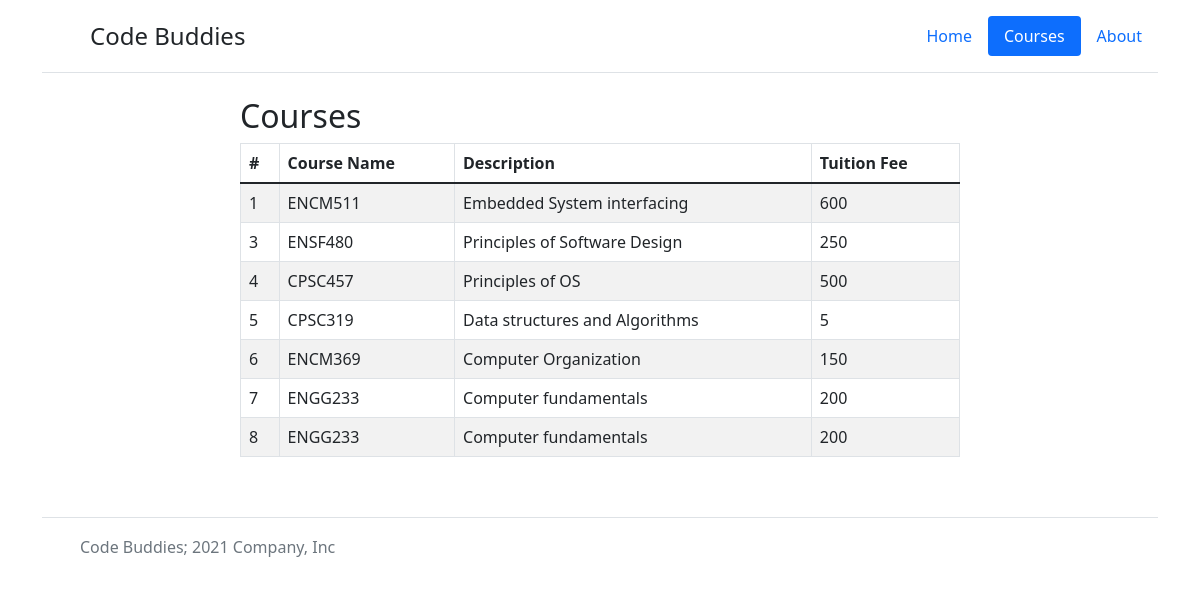
Before: /demo/courses.php with the older database file.
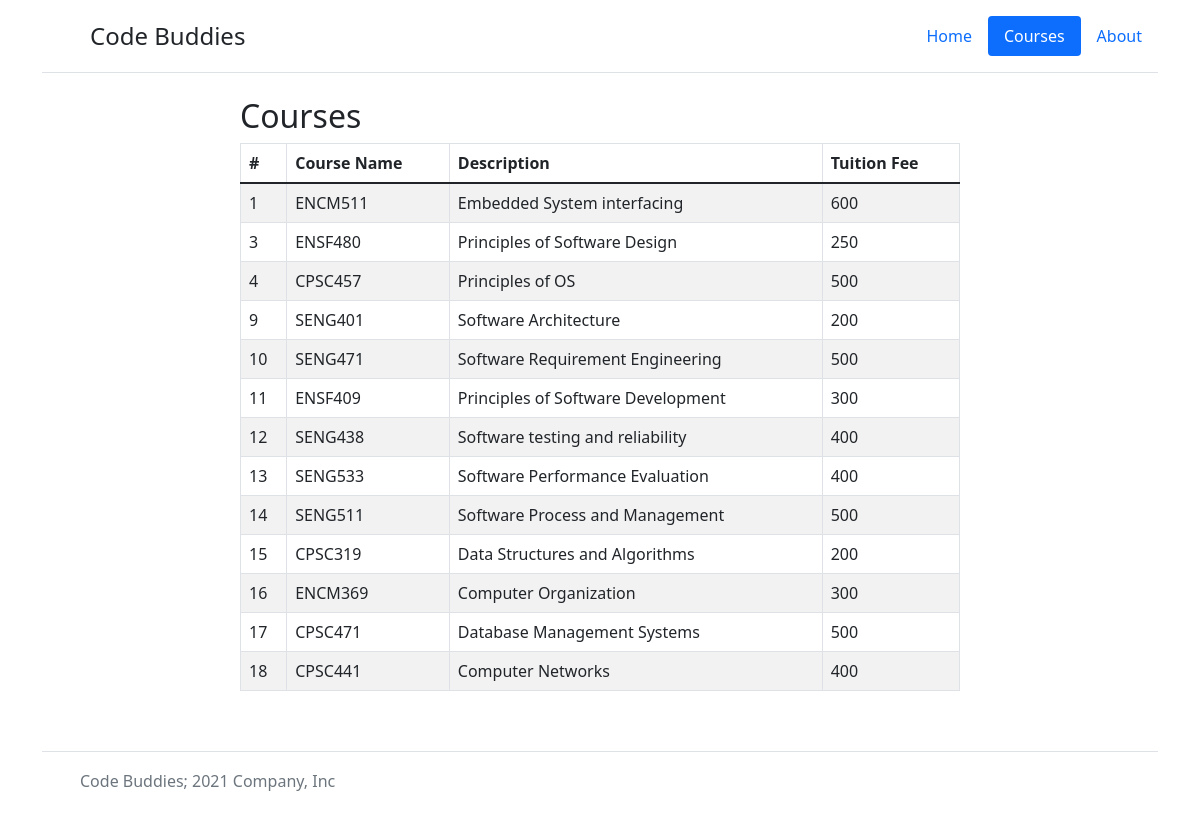
After: the same page with the newer database file.
### tables this page shows
CREATE TABLE `software_courses` (
  `id` int(255) NOT NULL,
  `course_name` varchar(255) NOT NULL,
  `description` varchar(255) DEFAULT NULL,
  `tuition_fee` int(11) NOT NULL
);

### demo/Model/Database.php (called while the page is built, shortened)
<?php
class Database
{
    protected $connection = null;
    public function __construct()
    {
        try {
            $this->connection = new mysqli(DB_SERVER, DB_USERNAME, DB_PASSWORD, DB_NAME);
        } catch (Exception $e) {
            throw new Exception($e->getMessage());
        }
    }
    public function select($query = "" , $params = [])
    {
        try {
            $stmt = $this->executeStatement( $query , $params );
            $result = $stmt->get_result()->fetch_all(MYSQLI_ASSOC);
            return $result;
        } catch(Exception $e) {
            throw New Exception( $e->getMessage() );
        }
        return false;
    }
    public function executeStatement($query = "" , $params = [])
    {
        try {
            $stmt = $this->connection->prepare( $query );
            if($params ) {
                $stmt->bind_param($params[0], $params[1]);
            }
            $stmt->execute();
            return $stmt;
        } catch(Exception $e) {
            throw New Exception( $e->getMessage() );
        }
    }
}

### demo/Model/SoftwareCoursesModel.php (called while the page is built, shortened)
<?php
require_once  PROJECT_ROOT_PATH . "/Model/Database.php";
class SoftwareCoursesModel extends Database
{
    public function getSoftwareCourses($limit)
    {
        return $this->select("SELECT * FROM software_courses LIMIT ?", ["i", $limit]);
    }
}
?>

### demo/courses.php (the view, shortened to what this page needs)
<html lang="en">
  <head>
<link href="./assets/dist/css/bootstrap.min.css" rel="stylesheet">
    <link href="./css/table-style.css" rel="stylesheet">
  </head>
  <body>
    <main>
      <div class="container">
        <header class="d-flex flex-wrap justify-content-center py-3 mb-4 border-bottom">
          <a href="./index.php" class="d-flex align-items-center mb-3 mb-md-0 me-md-auto text-dark text-decoration-none">
            <svg class="bi me-2" width="40" height="32"><use xlink:href="#bootstrap"/></svg>
            <span class="fs-4">Code Buddies</span>
          </a>
          <ul class="nav nav-pills">
            <li class="nav-item"><a href="./" class="nav-link" aria-current="page">Home</a></li>
            <li class="nav-item"><a href="./courses.php" class="nav-link active">Courses</a></li>
            <li class="nav-item"><a href="./about.php" class="nav-link">About</a></li>
          </ul>
        </header>
      </div>
      <?php
      $courseModel= new SoftwareCoursesModel();
      $result=$courseModel->getSoftwareCourses(100);
        if(count ($result) > 0){
            echo '<h2 class="course-page-table-title">Courses</h2>';
            echo '<div class="course-page mx-auto">';
                echo '<table class="table table-bordered table-striped courses">';
                  echo "<thead>";
                      echo "<tr>";
                      echo "<th>#</th>";
                      echo "<th>Course Name</th>";
                      echo "<th>Description</th>";
                      echo "<th>Tuition Fee</th>";
                      echo "</tr>";
                  echo "</thead>";
                  echo "<tbody>";
                    foreach ($result as $row){
                        echo "<tr>";
                        echo "<td>" . $row['id'] . "</td>";
                        echo "<td>" . $row['course_name'] . "</td>";
                        echo "<td>" . $row['description'] . "</td>";
                        echo "<td>" . $row['tuition_fee'] . "</td>";
                        echo "</tr>";
                    }
                  echo "</tbody>";
                echo "</table>";
            echo '</div>';
        }
        else
        {
          echo '<div class="alert alert-danger"><em>No records were found.</em></div>';
        }
      ?>
      <div class="container">
        <footer class="d-flex flex-wrap justify-content-between align-items-center py-3 my-4 border-top">
          <div class="col-md-4 d-flex align-items-center">
            <a href="/" class="mb-3 me-2 mb-md-0 text-muted text-decoration-none lh-1">
              <svg class="bi" width="30" height="24"><use xlink:href="#bootstrap"/></svg>
            </a>
            <span class="text-muted">Code Buddies; 2021 Company, Inc</span>
          </div>
          <ul class="nav col-md-4 justify-content-end list-unstyled d-flex">
            <li class="ms-3"><a class="text-muted" href="#"><svg class="bi" width="24" height="24"><use xlink:href="#twitter"/></svg></a></li>
            <li class="ms-3"><a class="text-muted" href="#"><svg class="bi" width="24" height="24"><use xlink:href="#instagram"/></svg></a></li>
            <li class="ms-3"><a class="text-muted" href="#"><svg class="bi" width="24" height="24"><use xlink:href="#facebook"/></svg></a></li>
          </ul>
        </footer>
      </div>
    </main>
  </body>
</html>

### demo/css/table-style.css (style rules this page uses)
.courses { padding-left: 36%; margin-bottom: 5%; padding-right: 10%; }
.course-page { padding-left: 20%; margin-bottom: 5%; padding-right: 20%; }
.course-page-table-title { padding-left: 20%; }

Changed rows visible on the page:
removed software_courses: id "5", course_name "CPSC319", description "Data structures and Algorithms", tuition_fee "5"
removed software_courses: id "6", course_name "ENCM369", description "Computer Organization", tuition_fee "150"
removed software_courses: id "7", course_name "ENGG233", description "Computer fundamentals", tuition_fee "200"
removed software_courses: id "8", course_name "ENGG233", description "Computer fundamentals", tuition_fee "200"
added software_courses: id "9", course_name "SENG401", description "Software Architecture", tuition_fee "200"
added software_courses: id "10", course_name "SENG471", description "Software Requirement Engineering", tuition_fee "500"
added software_courses: id "11", course_name "ENSF409", description "Principles of Software Development", tuition_fee "300"
added software_courses: id "12", course_name "SENG438", description "Software testing and reliability", tuition_fee "400"
added software_courses: id "13", course_name "SENG533", description "Software Performance Evaluation", tuition_fee "400"
added software_courses: id "14", course_name "SENG511", description "Software Process and Management", tuition_fee "500"
added software_courses: id "15", course_name "CPSC319", description "Data Structures and Algorithms", tuition_fee "200"
added software_courses: id "16", course_name "ENCM369", description "Computer Organization", tuition_fee "300"
added software_courses: id "17", course_name "CPSC471", description "Database Management Systems", tuition_fee "500"
added software_courses: id "18", course_name "CPSC441", description "Computer Networks", tuition_fee "400"
